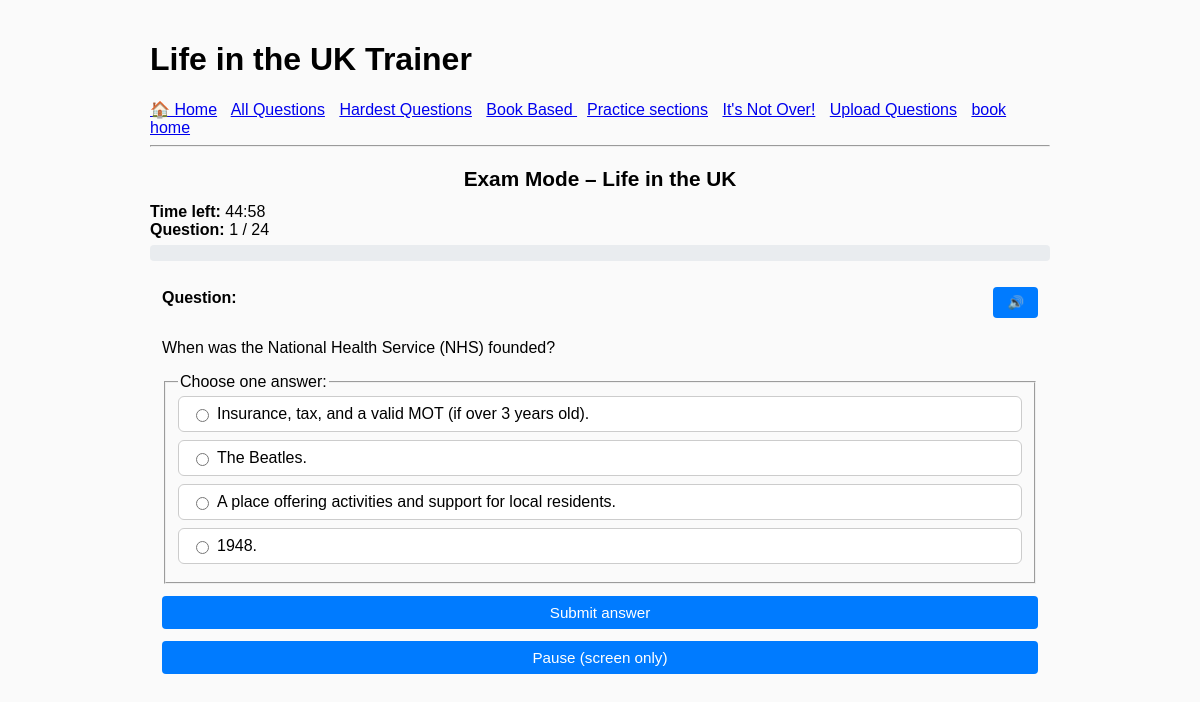
Page /exam/ on the committed database.
### quiz/models.py (models this page shows, shortened)
class Question(models.Model):
    TOPIC_CHOICES = [
        ('history', 'History'),
        ('government', 'Government & Politics'),
        ('culture', 'Culture & Society'),
        ('geography', 'Geography & Places'),
        ('other', 'Other'),
    ]
    CATEGORY_CHOICES = [
        ('book_based', 'Book Based'),
        ('general', 'General'),
        ('hardest', 'Hardest'),
        ('cheatsheet', 'Cheat Sheet'),
        ('common', 'Common Questions'),
    ]
    THEME_CHOICES = [
        ('kings', 'Kings & Queens'),
        ('wars', 'Wars'),
        ('gov', 'Government'),
        ('geo', 'Geography'),
        ('mixed', 'Random'),
        ('other', 'Other'),
    ]
    question_text = models.TextField()
    subcategory = models.CharField(max_length=200, blank=True, null=True)
    answer_text = models.TextField()
    topic = models.CharField(max_length=20, choices=TOPIC_CHOICES, default='other')
    category = models.CharField(max_length=20, choices=CATEGORY_CHOICES, default='general')
    theme = models.CharField(max_length=20, choices=THEME_CHOICES, blank=True, null=True, help_text="(Kings, Wars, Gov...ect)",
    )

### quiz/views.py (the view, shortened to what this page needs)
# urls.py: path("exam/", views.exam_quiz, name="exam_quiz"),
def exam_quiz(request):
    session = request.session
    if request.method == "GET":
        for key in [
            "exam_active",
            "exam_question_ids",
            "exam_index",
            "exam_correct",
            "exam_incorrect",
            "exam_time_left",
            "exam_review",
        ]:
            session.pop(key, None)
        session.modified = True
    if not session.get("exam_active"):
        all_ids = list(Question.objects.values_list("id", flat=True))
        if len(all_ids) <= EXAM_QUESTION_COUNT:
            selected_ids = all_ids
        else:
            selected_ids = random.sample(all_ids, EXAM_QUESTION_COUNT)
        session["exam_active"] = True
        session["exam_question_ids"] = selected_ids
        session["exam_index"] = 0
        session["exam_correct"] = 0
        session["exam_incorrect"] = 0
        session["exam_time_left"] = EXAM_DURATION_SECONDS
        session["exam_review"] = []
        session.modified = True
    ids = session.get("exam_question_ids", [])
    index = session.get("exam_index", 0)
    correct_count = session.get("exam_correct", 0)
    incorrect_count = session.get("exam_incorrect", 0)
    time_left = session.get("exam_time_left", EXAM_DURATION_SECONDS)
    review = session.get("exam_review", [])
    total = len(ids)
    finished = False
    selected = None
    is_correct = None
    question = None
    choices = []
    seed = None
    if index >= total:
        finished = True
    q_id = ids[index]
    question = Question.objects.get(id=q_id)
    def build_choices(q, seed_value=0):
        correct = (q.answer_text or "").strip()
        same_topic = Question.objects.filter(topic=q.topic).exclude(id=q.id)
        pool = list(same_topic)
        if len(pool) < 3:
            pool = list(Question.objects.exclude(id=q.id))
        rng = random.Random(seed_value or q.id)
        rng.shuffle(pool)
        seen = {correct}
        distractors = []
        for cand in pool:
            ans = (cand.answer_text or "").strip()
            if ans and ans not in seen:
                seen.add(ans)
                distractors.append(ans)
            if len(distractors) == 3:
                break
        opts = [correct] + distractors
        rng2 = random.Random((seed_value or q.id) + 999_999)
        rng2.shuffle(opts)
        return opts
    if request.method == "POST" and request.POST.get("check") == "1":
        selected = request.POST.get("choice")
        seed_str = request.POST.get("seed")
        try:
            seed = int(seed_str) if seed_str is not None else 0
        except ValueError:
            seed = 0
        choices = build_choices(question, seed)
        correct_answer_raw = (question.answer_text or "")
        correct_answer = correct_answer_raw.strip()
        selected_norm = normalise_answer(selected or "")
        correct_norm = normalise_answer(correct_answer)
        is_correct = (selected_norm == correct_norm)
        if is_correct:
            correct_count += 1
            session["exam_correct"] = correct_count
        else:
            incorrect_count += 1
            session["exam_incorrect"] = incorrect_count
        review.append({
            "question": question.question_text,
            "your_answer": selected,
            "correct_answer": correct_answer,
            "is_correct": is_correct,
        })
        session["exam_review"] = review
        session.modified = True
    else:
        seed = random.randint(1, 10_000_000)
        choices = build_choices(question, seed)
    minutes = time_left // 60
    seconds = time_left % 60
    current_index = index + 1
    progress_percent = round(index * 100 / total) if total > 0 else 0
    return render(request, "quiz/exam.html", {
        "finished": False,
        "question": question,
        "choices": choices,
        "selected": selected,
        "is_correct": is_correct,
        "seed": seed,
        "current_index": current_index,
        "total": total,
        "correct": correct_count,
        "incorrect": incorrect_count,
        "minutes": minutes,
        "seconds": seconds,
        "time_left": time_left,
        "progress_percent": progress_percent,
        "review": [],
    })

### templates/quiz/exam.html (shortened to what this page needs)
{% extends "quiz/base.html" %}
{% block content %}
<h2 class="page-title">Exam Mode – Life in the UK</h2>
{% if not finished %}
  <div class="exam-header">
    <div><strong>Time left:</strong>
      <span id="timer"
            data-min="{{ minutes }}"
            data-sec="{{ seconds }}">
      </span>
    </div>
    <div><strong>Question:</strong> {{ current_index }} / {{ total }}</div>
  </div>
  <div class="progress-container" aria-label="Exam progress">
  </div>
{% endif %}
{% if question and not finished %}
  <div id="quiz-block" class="quiz-block">
    <div class="question-header">
      <p><strong>Question:</strong></p>
      <button type="button"
              class="reader-btn"
              onclick="speakElement('qa-read')">
        🔊
      </button>
    </div>
    <div id="qa-read">
      <p id="question-text">{{ question.question_text|linebreaksbr }}</p>
      <form method="post" class="quiz-form">
        <fieldset>
          <legend>Choose one answer:</legend>
          {% for opt in choices %}
            <label class="option-pill
                  {% if selected and not is_correct and opt == question.answer_text %} option-correct{% endif %}">
              <input type="radio"
                    name="choice"
                    value="{{ opt }}"
                    {% if selected %}disabled{% endif %}>
              <span class="option-text">{{ opt|linebreaksbr }}</span>
            </label>
          {% endfor %}
        </fieldset>
        {% if not selected %}
          <button type="submit"
                  name="check"
                  value="1"
                  class="btn btn-primary btn-full">
            Submit answer
          </button>
          <button type="button"
                  class="btn btn-secondary btn-full"
                  id="pause-btn">
            Pause (screen only)
          </button>
        {% endif %}
      </form>
    </div>
  </div>
{% else %}
  <p>No exam questions available. Check that you have imported some questions.</p>
{% endif %}
{% endblock %}

### templates/quiz/base.html (shortened to what this page needs)
<!DOCTYPE html>
<html lang="en">
<head>
    {% load static %}
    <link rel="stylesheet" href="{% static 'quiz/style.css' %}">
</head>
<body>
<header>
    <h1>Life in the UK Trainer</h1>
    <nav>
        <a href="/">🏠 Home</a>
        <a href="/quiz/all/">All Questions</a>
        <a href="/quiz/hardest/">Hardest Questions</a>
        <a href="/quiz/book_based/">Book Based </a>
        <a href="/practice/">Practice sections</a>
        <a href="/drill/all/">It's Not Over!</a>
        <a href="/upload/">Upload Questions</a>
        <a href="/book_home">book home</a>
    </nav>
    <hr>
</header>
{% block content %}{% endblock %}
</body>
</html>

### quiz/static/quiz/style.css (style rules this page uses)
.page-title { font-size: 1.3rem; text-align: center; margin-bottom: 0.75rem; }
.progress-container { margin-top: 0.5rem; width: 100%; height: 8px; border-radius: 999px; background: #ddd; overflow: hidden; }
.btn { display: inline-block; padding: 0.5rem 0.75rem; border-radius: 6px; border: none; text-decoration: none; text-align: center; font-size: 0.95rem; cursor: pointer; }
.btn-primary { background: #0077cc; color: #fff; }
.btn-secondary { background: #eee; color: #222; }
.progress-container { margin-top: 0.5rem; width: 100%; height: 6px; background: #e1e1e1; border-radius: 3px; overflow: hidden; }
.quiz-block { border-radius: 6px; padding: 0.75rem; }
.question-header { display: flex; align-items: center; justify-content: space-between; }
.option-pill { display: flex; align-items: center; padding: 0.5rem 0.75rem; border-radius: 6px; border: 1px solid #ccc; margin-bottom: 0.5rem; cursor: pointer; background: #fff; }
.option-pill input[type="radio"] { margin-right: 0.5rem; }
.btn-full { display: block; width: 100%; text-align: center; margin-top: 0.75rem; }
.btn-primary { background: #1976d2; color: #fff; border: none; padding: 0.6rem 0.9rem; border-radius: 4px; }
.btn-secondary { background: #eee; border: 1px solid #ccc; padding: 0.4rem 0.8rem; border-radius: 4px; }

### templates/quiz/base.html (style rules this page uses)
body { font-family: Arial, sans-serif; max-width: 900px; margin: 0 auto; padding: 20px; background: #fafafa; }
header { margin-bottom: 20px; }
nav a { margin-right: 10px; }
.progress-container { background: #e9ecef; border-radius: 4px; overflow: hidden; height: 16px; margin-top: 6px; }
button, .btn { padding: 8px 14px; background: #007bff; border: none; border-radius: 4px; color: white; cursor: pointer; text-decoration: none; }
.reader-btn { margin-top: 10px; }

### rows in the picture
Question: question_text "When was the National Health Service (NHS) founded?", choices "1948."
Question: choices "Insurance, tax, and a valid MOT (if over 3 years old)."
Question: choices "The Beatles."
Question: choices "A place offering activities and support for local residents."

### other values in the picture
{{ current_index }} "1"
{{ total }} "24"
